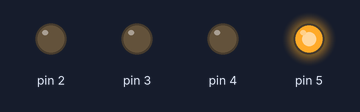
Recording of a sketch running on a simulated Arduino Uno, built with avr-gcc and run on an emulated ATmega328P. Parts: output pins drawn as LEDs (lit = HIGH).

Above: at 1.0 s.
At 4.5 s:
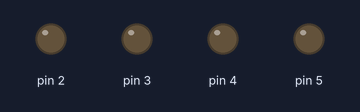
Timing chart, 0 to 10.4 s (numbered marks = the images above):
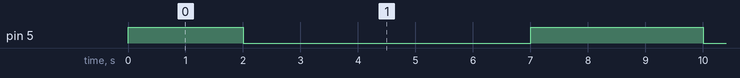

Measured:
- by itself, pin 5: repeats every 8.0 s: LOW 5.0 s, HIGH 3.0 s

The sketch:

stepper_1.ino
```cpp
void setup() {
  pinMode(2,OUTPUT);
  pinMode(3,OUTPUT);
  pinMode(4,OUTPUT);
  pinMode(5,OUTPUT);

}

void loop() {
  digitalWrite(5,HIGH);
  digitalWrite(6,LOW);
  digitalWrite(7,LOW);
  digitalWrite(8,LOW);
  delay(1000);
  digitalWrite(5,HIGH);
  digitalWrite(6,HIGH);
  digitalWrite(7,LOW);
  digitalWrite(8,LOW);
  delay(1000);
  digitalWrite(5,LOW);
  digitalWrite(6,HIGH);
  digitalWrite(7,LOW);
  digitalWrite(8,LOW);
  delay(1000);
  digitalWrite(5,LOW);
  digitalWrite(6,HIGH);
  digitalWrite(7,HIGH);
  digitalWrite(8,LOW);
  delay(1000);
  digitalWrite(5,LOW);
  digitalWrite(6,LOW);
  digitalWrite(7,HIGH);
  digitalWrite(8,LOW);
  delay(1000);
  digitalWrite(5,LOW);
  digitalWrite(6,LOW);
  digitalWrite(7,HIGH);
  digitalWrite(8,HIGH);
  delay(1000);
  digitalWrite(5,LOW);
  digitalWrite(6,LOW);
  digitalWrite(7,LOW);
  digitalWrite(8,HIGH);
  delay(1000);
  digitalWrite(5,HIGH);
  digitalWrite(6,LOW);
  digitalWrite(7,LOW);
  digitalWrite(8,HIGH);
  delay(1000);
}
```
